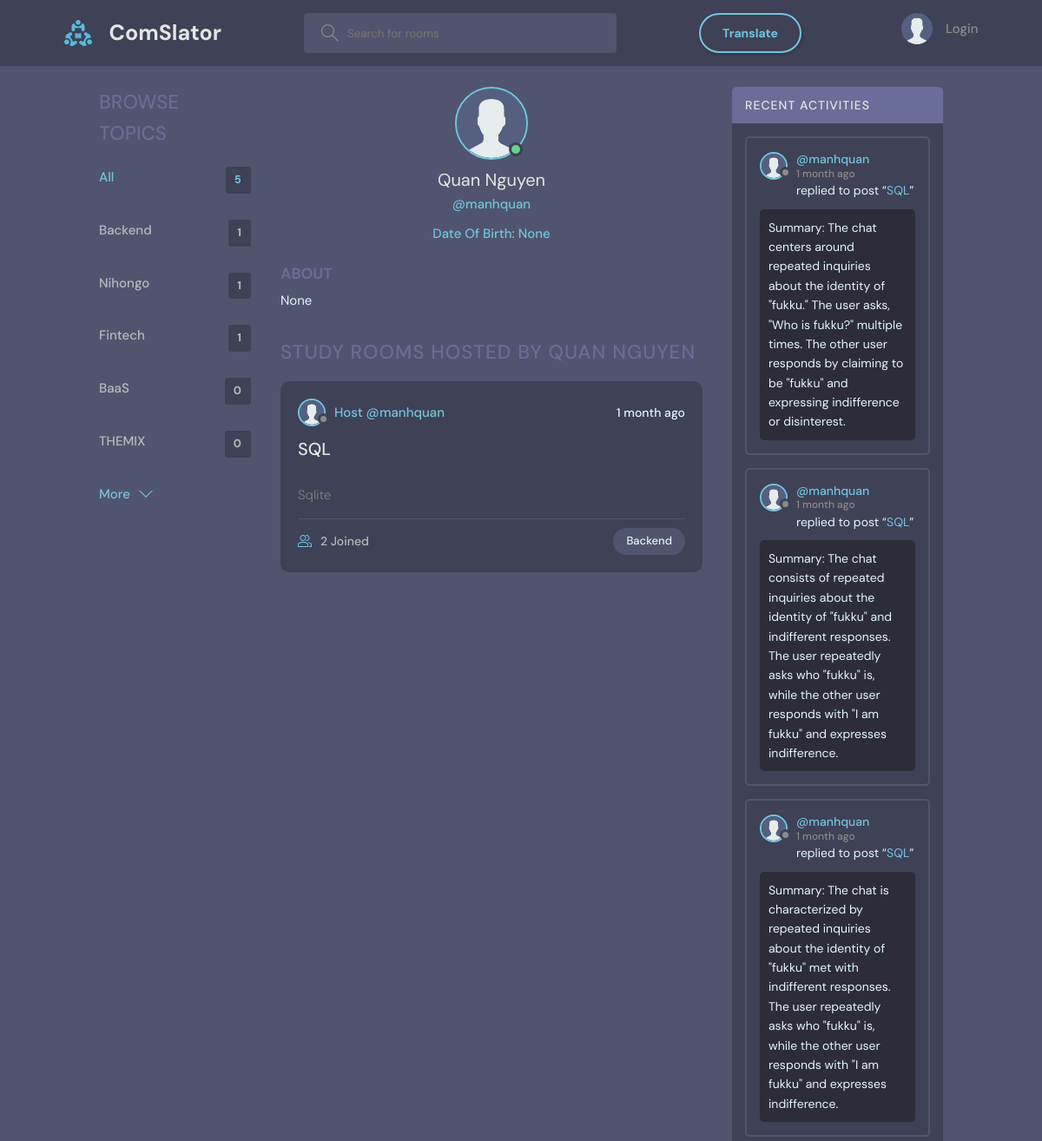
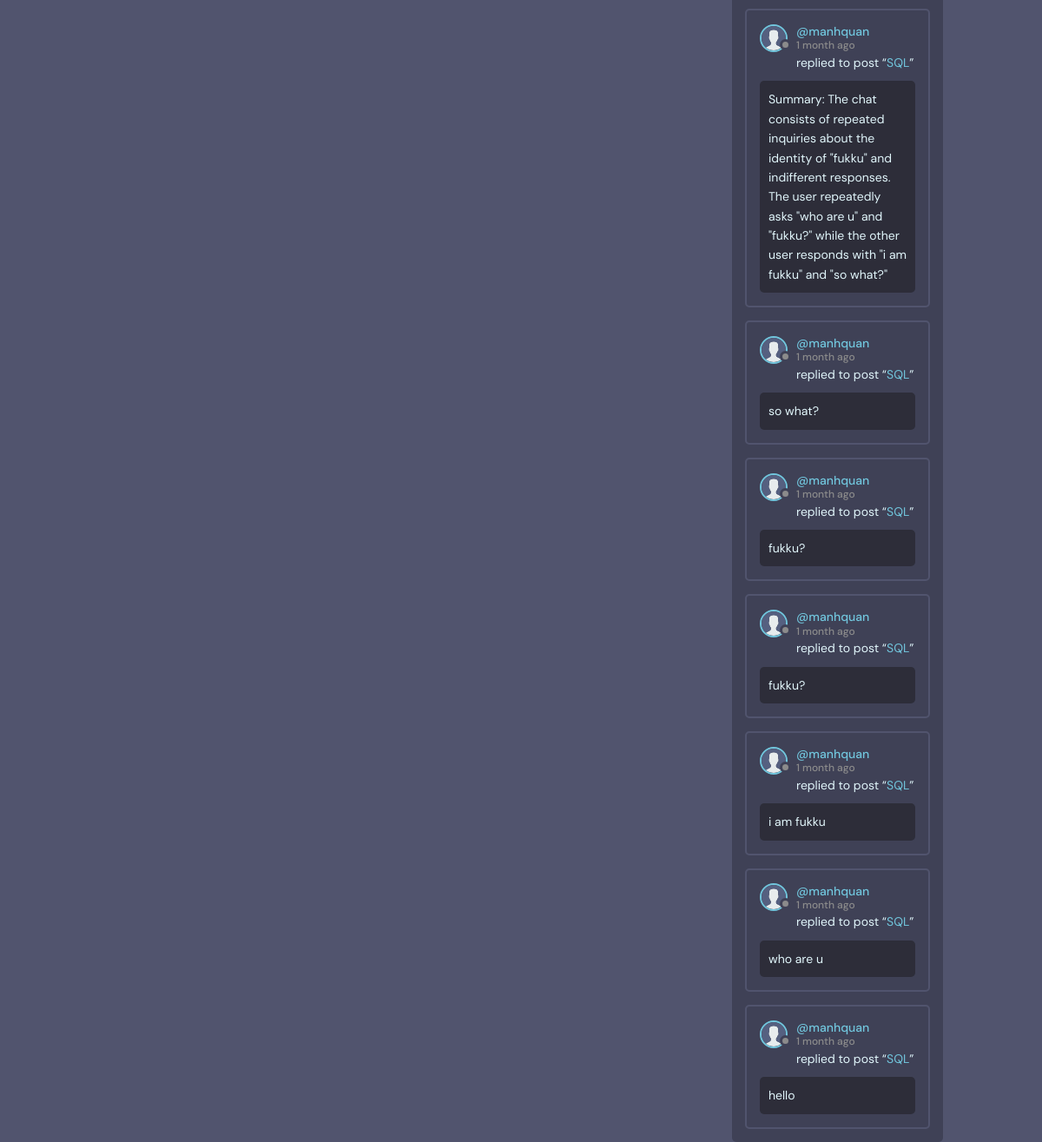
Page /profile/1/ on the committed database (2 pictures, top to bottom).
### base/models.py (models this page shows, shortened)
class Topic(models.Model):
    name = models.CharField(max_length=200)

class User(AbstractBaseUser):
    STATUS = [
        ('online', 'online'),
        ('offline', 'offline'),
    ]
    name = models.CharField(max_length=200, null=True)
    username   = models.CharField(max_length=200, null=True)
    email      = models.EmailField(unique=True, null=True)
    password   = models.CharField(max_length=100)
    birth_date = models.DateField(null=True)
    status     = models.CharField(choices=STATUS, max_length=50, default='offline')
    is_superuser = models.BooleanField(default=False)
    bio = models.TextField(null=True)
    avatar = models.ImageField(null=True, default="avatar.svg")
    timezone = models.CharField(max_length=50, default='UTC')
    USERNAME_FIELD = 'email'
    REQUIRED_FIELDS = ['username', 'password']
    objects = UserManager()

class Room(models.Model):
    host = models.ForeignKey(User, on_delete=models.SET_NULL, null=True)
    topic = models.ForeignKey(Topic, on_delete=models.SET_NULL, null=True)
    name = models.CharField(max_length=200)
    description = models.TextField(null=True, blank=True)
    participants = models.ManyToManyField(User, related_name='participants', blank=True)
    call_room_id = models.CharField(max_length=100, unique=True, null=True, blank=True)
    updated = models.DateTimeField(auto_now=True)
    created = models.DateTimeField(auto_now_add=True)
    class Meta:
        ordering = ['-updated', '-created']
    def __str__(self):
        return self.name

class Message(models.Model):
    user = models.ForeignKey(User, on_delete=models.CASCADE)
    room = models.ForeignKey(Room, on_delete=models.CASCADE)
    body = models.TextField()
    image = models.ImageField(upload_to="", null=True, blank=True)
    translated_body = models.TextField(null=True, blank=True)
    updated = models.DateTimeField(auto_now=True)
    created = models.DateTimeField(auto_now_add=True)
    class Meta:
        ordering = ['-updated', '-created']

### base/views.py (the view)
# urls.py: path('profile/<str:pk>/', views.userProfile, name="user-profile"),
def userProfile(request, pk):
    user = User.objects.get(id=pk)
    rooms = user.room_set.all()
    room_messages = user.message_set.all()
    topics = Topic.objects.all()
    context = {'user': user, 'rooms': rooms,
               'room_messages': room_messages, 'topics': topics}
    return render(request, 'base/profile.html', context)

### base/templates/base/profile.html (shortened to what this page needs)
{% extends 'main.html' %}
{% block content %}
<main class="profile-page layout layout--3">
  <div class="container">
    {% include 'base/topics_component.html' %}
    <div class="roomList">
      <div class="profile">
        <div class="profile__avatar">
          <div class="avatar avatar--large active">
            <img src="{{user.avatar.url}}" />
          </div>
        </div>
        <div class="profile__info">
          <h3>{{user.name}}</h3>
          <p>@{{user.username}}</p>
          <p>Date Of Birth: {{user.birth_date}}</p>
        </div>
        <div class="profile__about">
          <h3>About</h3>
          <p>
            {{user.bio}}
          </p>
        </div>
      </div>
      <div class="roomList__header">
        <div>
          <h2>Study Rooms Hosted by {{user.name}}</a>
          </h2>
        </div>
      </div>
      {% include 'base/feed_component.html' %}
    </div>
    {% include 'base/activity_component.html' %}
  </div>
</main>
{% endblock content %}

### base/templates/base/topics_component.html
<div class="topics">
    <div class="topics__header">
        <h2>Browse Topics</h2>
    </div>
    <ul class="topics__list">
        <li>
            <a href="{% url 'home' %}" class="active">All <span>{{topics.count}}</span></a>
        </li>
        {% for topic in topics %}
        <li>
            <a href="{% url 'home' %}?q={{topic.name}}">{{topic.name}}<span>{{topic.room_set.all.count}}</span></a>
        </li>
        {% endfor %}
    </ul>
    <a class="btn btn--link" href="{% url 'topics' %}">
        More
        <svg version="1.1" xmlns="http://www.w3.org/2000/svg" width="32" height="32" viewBox="0 0 32 32">
            <title>chevron-down</title>
            <path d="M16 21l-13-13h-3l16 16 16-16h-3l-13 13z"></path>
        </svg>
    </a>
</div>

### base/templates/base/feed_component.html (shortened to what this page needs)
{% for room in rooms %}
<div class="roomListRoom">
  <div class="roomListRoom__header">
    <a
      href="{% url 'user-profile' room.host.id %}"
      class="roomListRoom__author"
    >
      <div class="avatar avatar--small">
        <img src="{{room.host.avatar.url}}" />
      </div>
      <span>Host @{{room.host.username}}</span>
    </a>
    <div class="roomListRoom__actions">
      <span>{{room.created|timesince}} ago</span>
    </div>
  </div>
  <div class="roomListRoom__content">
    <a href="{% url 'room' room.id %}">{{room.name}}</a>
  </div>
  <div class="roomListRoom__description">
    <a>{{room.description}}</a>
  </div>
  <div class="roomListRoom__meta">
    <a href="{% url 'room' room.id %}" class="roomListRoom__joined">
      {{room.participants.all.count}} Joined
    </a>
    <p class="roomListRoom__topic">{{room.topic.name}}</p>
  </div>
</div>
{% endfor %}

### base/templates/base/activity_component.html (shortened to what this page needs)
<div class="activities">
    <div class="activities__header">
        <h2>Recent Activities</h2>
    </div>
    {% for message in room_messages %}
    <div class="activities__box">
        <div class="activities__boxHeader roomListRoom__header">
            <a href="{% url 'user-profile' message.user.id %}" class="roomListRoom__author">
                <div class="avatar avatar--small">
                    <img src="{{message.user.avatar.url}}" />
                </div>
                <p>
                    @{{message.user.username}}
                    <span>{{message.created|timesince}} ago</span>
                </p>
            </a>
        </div>
        <div class="activities__boxContent">
            <p>replied to post “<a href="{% url 'room' message.room.id %}">{{message.room}}</a>”</p>
            <div class="activities__boxRoomContent">{{message.body}}</div>
        </div>
    </div>
    {% endfor %}
</div>

### static/styles/style1.css (style rules this page uses)
body { margin: 0; padding: 0; background-color: #51546e; color: #e1f6fb; font-family: "DM Sans", -apple-system, BlinkMacSystemFont, "Segoe UI", Roboto, Oxygen, Ubuntu, Cantarell, "Open Sans", "Helvetica Neue", sans-serif; }
main { width: 1400px; margin: 0 auto; height: 75vh; }
@media screen and (max-width: 1400px) { main { width: 90%; margin: 0 auto; } }

### rows in the picture
Topic: name "Backend", room_set.all.count "1"
Topic: name "Nihongo", room_set.all.count "1"
Topic: name "Fintech", room_set.all.count "1"
Topic: name "BaaS", room_set.all.count "0"
Topic: name "THEMIX", room_set.all.count "0"
User: avatar (placeholder picture), name "Quan Nguyen", username "manhquan", birth_date "None", bio "None", name "QUAN NGUYEN"
Room: host.avatar (placeholder picture), host.username "manhquan", created "1 month", name "SQL", description "Sqlite", participants.all.count "2", topic.name "Backend"
Message: user.avatar (placeholder picture), user.username "manhquan", created "1 month", room "SQL", body "Summary: The chat centers around repeated inquiries about the identity of \"fukku.\" The user asks, \"Who is fukku?\" multiple times. The other user responds by claiming to be \"fukku\" and expressing indifference or disinterest."
Message: user.avatar (placeholder picture), user.username "manhquan", created "1 month", room "SQL", body "Summary: The chat consists of repeated inquiries about the identity of \"fukku\" and indifferent responses. The user repeatedly asks who \"fukku\" is, while the other user responds with \"I am fukku\" and expresses indifference."
Message: user.avatar (placeholder picture), user.username "manhquan", created "1 month", room "SQL", body "Summary: The chat is characterized by repeated inquiries about the identity of \"fukku\" met with indifferent responses. The user repeatedly asks who \"fukku\" is, while the other user responds with \"I am fukku\" and expresses indifference."
Message: user.avatar (placeholder picture), user.username "manhquan", created "1 month", room "SQL", body "Summary: The chat consists of repeated inquiries about the identity of \"fukku\" and indifferent responses. The user repeatedly asks \"who are u\" and \"fukku?\" while the other user responds with \"i am fukku\" and \"so what?\""
Message: user.avatar (placeholder picture), user.username "manhquan", created "1 month", room "SQL", body "so what?"
Message: user.avatar (placeholder picture), user.username "manhquan", created "1 month", room "SQL", body "fukku?"
Message: user.avatar (placeholder picture), user.username "manhquan", created "1 month", room "SQL", body "fukku?"
Message: user.avatar (placeholder picture), user.username "manhquan", created "1 month", room "SQL", body "i am fukku"
Message: user.avatar (placeholder picture), user.username "manhquan", created "1 month", room "SQL", body "who are u"
Message: user.avatar (placeholder picture), user.username "manhquan", created "1 month", room "SQL", body "hello"

### other values in the picture
{{ topics.count }} "5"
